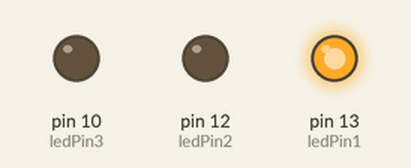
The sketch below on a simulated Arduino Uno, built with avr-gcc and run on an emulated ATmega328P. Shown: output pins drawn as LEDs (lit = HIGH).

Above: at 0.5 s.
At 2.1 s:
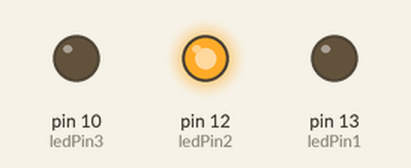
At 4.1 s:
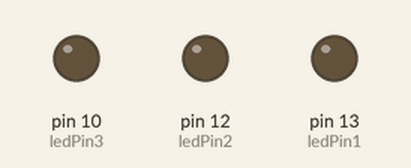
At 5.05 s:
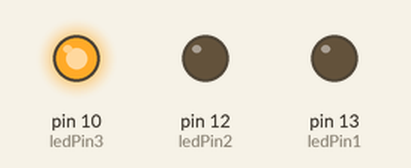
Timing chart, 0 to 6.0 s (numbered marks = the images above):
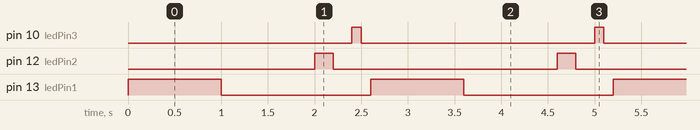

Measured:
- by itself, pin 10 (ledPin3): alternates HIGH for 0.10 s and LOW for 2.5 s
- by itself, pin 12 (ledPin2): alternates HIGH for 0.20 s and LOW for 2.4 s
- by itself, pin 13 (ledPin1): alternates HIGH for 1.0 s and LOW for 1.6 s

The sketch:

Ardunio-Beyond-Delay-01-Blocking.ino
```cpp
#include <Arduino.h>

uint8_t ledPin1 = 13;
uint8_t ledPin2 = 12;
uint8_t ledPin3 = 10;

void blinkDelay(int duration,int ledPin)
{
  digitalWrite(ledPin, HIGH);
  delay(duration);
  digitalWrite(ledPin, LOW);
  delay(duration);
}

void setup()
{
  pinMode(ledPin1, OUTPUT);
  pinMode(ledPin2, OUTPUT);
  pinMode(ledPin3, OUTPUT);
  Serial.begin(9600);
}

void loop()
{
  blinkDelay(1000, ledPin1); // LED 1: 1 second on, 1 second off
  blinkDelay(200, ledPin2);  // LED 2: 200 ms on, 200 ms off
  blinkDelay(100, ledPin3);  // LED 3: 100 ms on, 100 ms off
}
```
